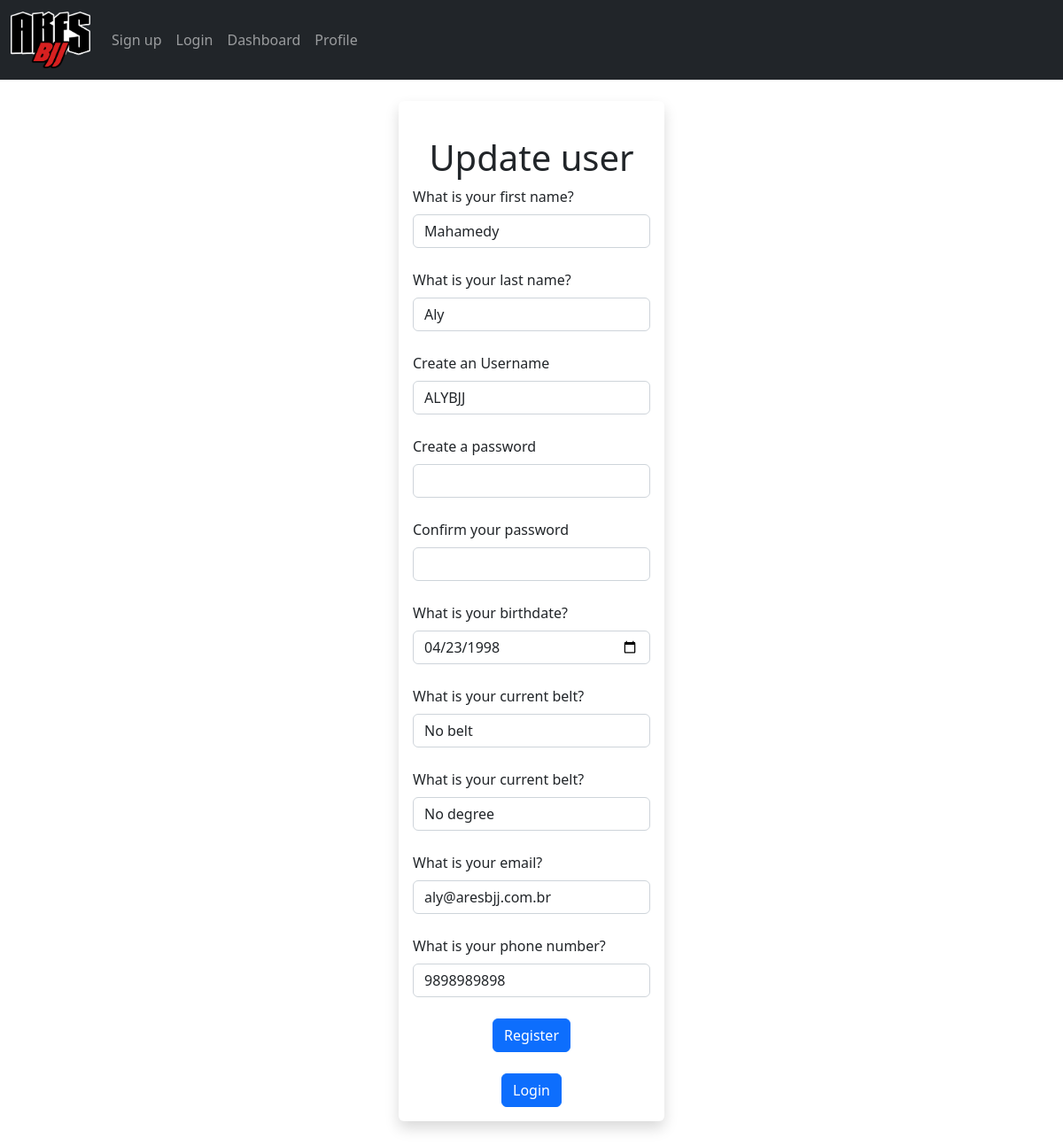
The page /update/1 on the database as committed earlier.
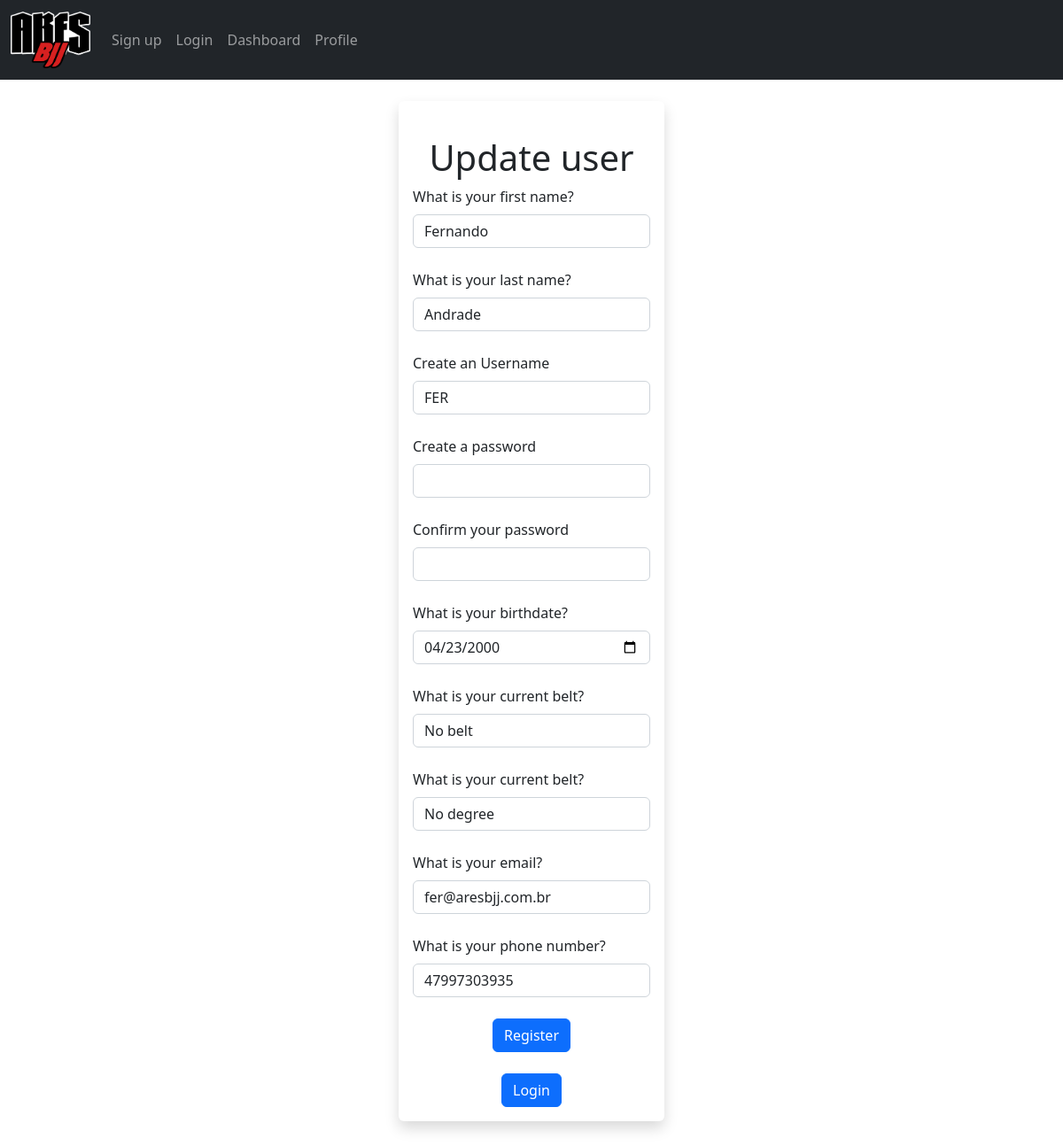
The same page on the database as committed later.
### app.py (models this page shows, shortened)
class users(db.Model, UserMixin):
    id = db.Column(db.Integer, primary_key=True)
    first_name = db.Column(db.String(50), nullable=False)
    last_name = db.Column(db.String(50), nullable=False)
    birthdate = db.Column(db.Date, nullable=False)
    belt = db.Column(db.String(50), nullable=False)
    degree = db.Column(db.String(50), nullable=False)
    email = db.Column(db.String(50), nullable=False, unique=True)
    phone = db.Column(db.String(50), nullable=False, unique=True)
    username =  db.Column(db.String(25), nullable=False, unique=True)
    password_hash = db.Column(db.String(), nullable=False)
    @property
    def password(self):
        raise AttributeError('password is not a readable attribute!')
    date_added = db.Column(db.Date, default=datetime.utcnow)

### app.py (the view, shortened to what this page needs)
@app.route("/update/<int:id>", methods=['POST', 'GET'])
def update(id):
    form = register_form()
    name_update = users.query.get_or_404(id)
    return render_template("update.html", form=form, name_update=name_update)

### app.py
class register_form(FlaskForm):
    first_name = StringField("What is your first name?", validators=[data_required()])
    last_name = StringField("What is your last name?", validators=[data_required()])
    birthdate = DateField("What is your birthdate?", validators=[data_required()])
    belt = SelectField("What is your current belt?", choices=["No belt", "White", "Blue", "Purple", "Brown", "Black"], validators=[data_required()])
    degree = SelectField("What is your current belt?", choices=["No degree","I", "II", "III", "IV"], validators=[data_required()])
    email = EmailField("What is your email?", validators=[data_required()])
    phone = TelField("What is your phone number?", validators=[data_required()])
    username = StringField("Create an Username", validators=[data_required()])
    password_hash = PasswordField("Create a password", validators=[data_required(), equal_to('password_hash_val', message='Passwords must match!')])
    password_hash_val = PasswordField("Confirm your password", validators=[data_required(), equal_to('password_hash', message='Passwords must match!')])
    submit = SubmitField("Register")

### templates/update.html (shortened to what this page needs)
{% extends "layout.html" %}
{% block body %}
    <br>
    <div class="container w-25 p-3 shadow p-3 mb-5 bg-body rounded">
        <br/> <center><h1>Update user</h1></center>
        <form action="/update/{{ name_update.id }}" method="POST" >
            {{ form.first_name.label(class="form-label") }}
            {{ form.first_name(class="form-control", value=name_update.first_name) }}
            <br>
            {{ form.last_name.label(class="form-label") }}
            {{ form.last_name(class="form-control", value=name_update.last_name) }}
            <br>
            {{ form.username.label(class="form-label") }}
            {{ form.username(class="form-control", value=name_update.username) }}
            <br>
            {{ form.password_hash.label(class="form-label") }}
            {{ form.password_hash(class="form-control", value=name_update.password_hash) }}
            <br>
            {{ form.password_hash_val.label(class="form-label") }}
            {{ form.password_hash_val(class="form-control", value=name_update.password_hash) }}
            <br>
            {{ form.birthdate.label(class="form-label") }}
            {{ form.birthdate(class="form-control", value=name_update.birthdate) }}
            <br>
            {{ form.belt.label(class="form-label") }}
            {{ form.belt(class="form-control", value=name_update.belt) }}
            <br>
            {{ form.degree.label(class="form-label") }}
            {{ form.degree(class="form-control", value=name_update.degree) }}
            <br>
            {{ form.email.label(class="form-label") }}
            {{ form.email(class="form-control", value=name_update.email) }}
            <br>
            {{ form.phone.label(class="form-label") }}
            {{ form.phone(class="form-control", value=name_update.phone) }}
            <br/>
            <center>
                {{ form.submit(class="btn btn-primary") }}
            </center>
            </form>
            <center>
                <br/><a href="/login"> <button class="btn btn-primary">Login</button> </a>
            </center>
        </div>
{% endblock %}

### templates/layout.html (shortened to what this page needs)
<!DOCTYPE html>
<html lang="en">
  <head>
    <link href="https://cdn.jsdelivr.net/npm/bootstrap@5.2.0/dist/css/bootstrap.min.css" rel="stylesheet">
  </head>
  <body>
    <nav class="navbar navbar-expand-lg bg-primary navbar-dark bg-dark">
      <div class="container-fluid">
        <a class="navbar-brand" href="/"> <img src="/static/ares logos/ares_new_logo_trimmed.png" alt="" width="90"></a>
        <div class="collapse navbar-collapse" id="navbarNavAltMarkup">
          <div class="navbar-nav">
            <a class="nav-link" href="/signup">Sign up</a>
            <a class="nav-link" href="/login">Login</a>
            <a class ="nav-link" href="/dashboard">Dashboard</a>
            <a class ="nav-link" href="/profile">Profile</a>
          </div>
        </div>
      </div>
    </nav>
    {% block body %}{% endblock %}
  </body>
</html>

Rows that differ between the two databases and show on the page:
changed users "No belt": first_name "Mahamedy" → "Fernando"; last_name "Aly" → "Andrade"; username "ALYBJJ" → "FER"; birthdate "04/23/1998" → "04/23/2000"; email "aly@aresbjj.com.br" → "fer@aresbjj.com.br"; phone "9898989898" → "47997303935"
